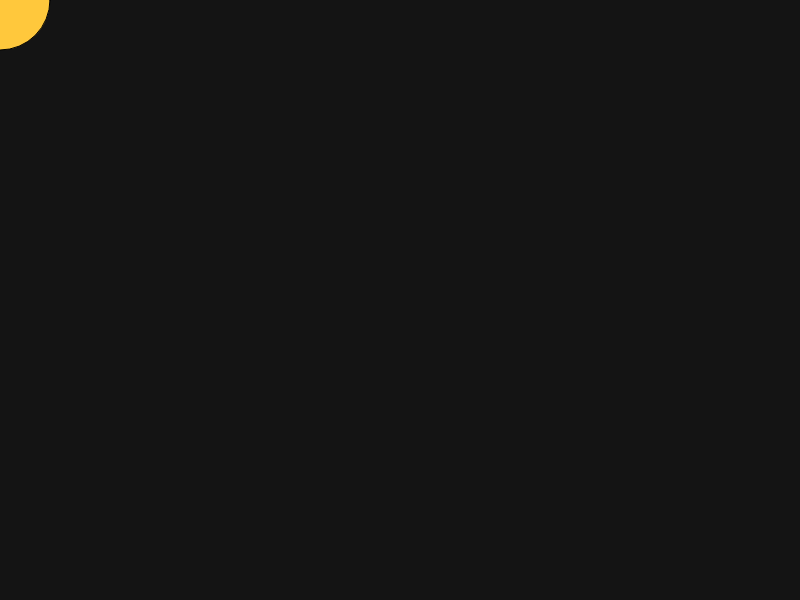
Frame 1 (no input)
Frame 60 (no input): identical to frame 1, image omitted
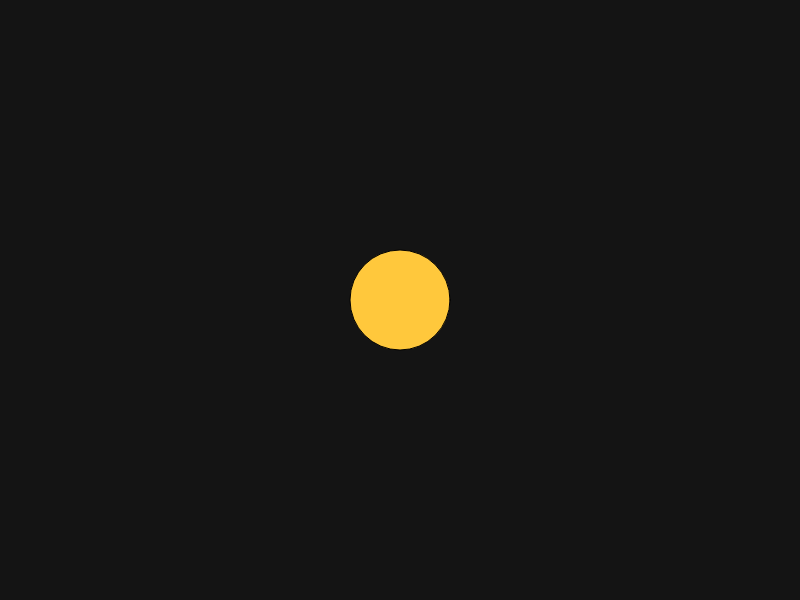
Frame 120 (the mouse pressed at the canvas centre since frame 60)

The p5.js sketch that drew these frames (run headless with seeded random() and noise() and a simulated clock; from frame 60 on, the mouse is pressed at the canvas centre):

// p5.js sketch
// ── sketch.js
console.log("I believe I can do this!");

function setup() {
  createCanvas(800, 600);
}

function draw() {
  background(20);
  fill(255, 200, 60);
  circle(mouseX, mouseY, 100);
}
